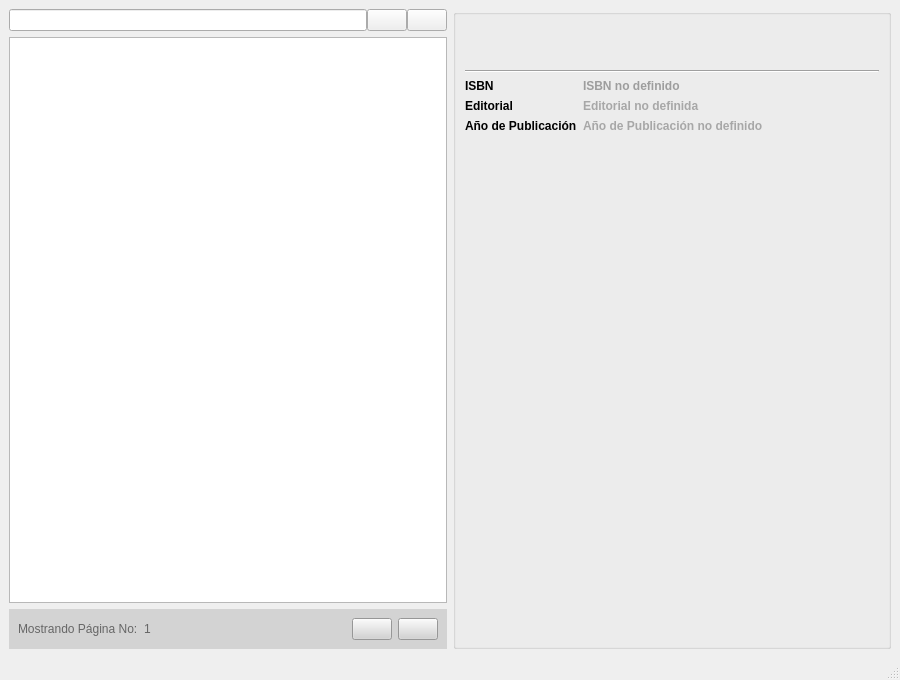
<?xml version="1.0" encoding="UTF-8"?>
<ui version="4.0">
 <class>MainWindow</class>
 <widget class="QMainWindow" name="MainWindow">
  <property name="geometry">
   <rect>
    <x>0</x>
    <y>0</y>
    <width>900</width>
    <height>680</height>
   </rect>
  </property>
  <property name="minimumSize">
   <size>
    <width>900</width>
    <height>680</height>
   </size>
  </property>
  <property name="maximumSize">
   <size>
    <width>900</width>
    <height>680</height>
   </size>
  </property>
  <property name="windowTitle">
   <string>BookSearch</string>
  </property>
  <property name="windowOpacity">
   <double>63.000000000000000</double>
  </property>
  <widget class="QWidget" name="centralwidget">
   <layout class="QVBoxLayout" name="verticalLayout_3">
    <item>
     <layout class="QHBoxLayout" name="horizontalLayout_6">
      <item>
       <layout class="QVBoxLayout" name="verticalLayout">
        <item>
         <layout class="QHBoxLayout" name="horizontalLayout">
          <property name="spacing">
           <number>0</number>
          </property>
          <item>
           <widget class="QLineEdit" name="input_buscar">
            <property name="enabled">
             <bool>true</bool>
            </property>
            <property name="sizePolicy">
             <sizepolicy hsizetype="Expanding" vsizetype="Fixed">
              <horstretch>0</horstretch>
              <verstretch>0</verstretch>
             </sizepolicy>
            </property>
            <property name="minimumSize">
             <size>
              <width>0</width>
              <height>22</height>
             </size>
            </property>
            <property name="inputMask">
             <string/>
            </property>
           </widget>
          </item>
          <item>
           <widget class="QPushButton" name="btn_buscar">
            <property name="styleSheet">
             <string notr="true"/>
            </property>
            <property name="text">
             <string/>
            </property>
            <property name="icon">
             <iconset resource="resources.qrc">
              <normaloff>:/newPrefix/Users/Lia/PycharmProjects/BookSearch/Design/ico_search.png</normaloff>:/newPrefix/Users/Lia/PycharmProjects/BookSearch/Design/ico_search.png</iconset>
            </property>
           </widget>
          </item>
          <item>
           <widget class="QPushButton" name="btn_busqueda_avanzada">
            <property name="text">
             <string/>
            </property>
            <property name="icon">
             <iconset resource="resources.qrc">
              <normaloff>:/newPrefix/Users/Lia/PycharmProjects/BookSearch/Design/ico_search_avance.png</normaloff>:/newPrefix/Users/Lia/PycharmProjects/BookSearch/Design/ico_search_avance.png</iconset>
            </property>
           </widget>
          </item>
         </layout>
        </item>
        <item>
         <widget class="QListWidget" name="list_libros">
          <property name="font">
           <font>
            <pointsize>10</pointsize>
           </font>
          </property>
          <property name="lineWidth">
           <number>1</number>
          </property>
         </widget>
        </item>
        <item>
         <widget class="QWidget" name="widget_3" native="true">
          <property name="sizePolicy">
           <sizepolicy hsizetype="Preferred" vsizetype="Preferred">
            <horstretch>0</horstretch>
            <verstretch>0</verstretch>
           </sizepolicy>
          </property>
          <property name="styleSheet">
           <string notr="true">background :rgb(211, 211, 211)</string>
          </property>
          <layout class="QVBoxLayout" name="verticalLayout_8">
           <item>
            <layout class="QHBoxLayout" name="horizontalLayout_2">
             <item>
              <widget class="QLabel" name="label">
               <property name="font">
                <font>
                 <pointsize>9</pointsize>
                </font>
               </property>
               <property name="styleSheet">
                <string notr="true">color:rgb(102, 102, 102)</string>
               </property>
               <property name="text">
                <string>Mostrando Página No:</string>
               </property>
              </widget>
             </item>
             <item>
              <widget class="QLabel" name="pagina_value">
               <property name="font">
                <font>
                 <pointsize>9</pointsize>
                </font>
               </property>
               <property name="styleSheet">
                <string notr="true">color:rgb(102, 102, 102)</string>
               </property>
               <property name="text">
                <string>1</string>
               </property>
              </widget>
             </item>
             <item>
              <spacer name="horizontalSpacer">
               <property name="orientation">
                <enum>Qt::Horizontal</enum>
               </property>
               <property name="sizeHint" stdset="0">
                <size>
                 <width>40</width>
                 <height>20</height>
                </size>
               </property>
              </spacer>
             </item>
             <item>
              <widget class="QPushButton" name="btn_anterior">
               <property name="styleSheet">
                <string notr="true"/>
               </property>
               <property name="text">
                <string/>
               </property>
               <property name="icon">
                <iconset resource="resources.qrc">
                 <normaloff>:/newPrefix/Users/Lia/PycharmProjects/BookSearch/Design/ico_prev.png</normaloff>:/newPrefix/Users/Lia/PycharmProjects/BookSearch/Design/ico_prev.png</iconset>
               </property>
              </widget>
             </item>
             <item>
              <widget class="QPushButton" name="btn_siguiente">
               <property name="enabled">
                <bool>true</bool>
               </property>
               <property name="sizePolicy">
                <sizepolicy hsizetype="Minimum" vsizetype="Fixed">
                 <horstretch>0</horstretch>
                 <verstretch>0</verstretch>
                </sizepolicy>
               </property>
               <property name="text">
                <string/>
               </property>
               <property name="icon">
                <iconset resource="resources.qrc">
                 <normaloff>:/newPrefix/Users/Lia/PycharmProjects/BookSearch/Design/ico_next_page.png</normaloff>:/newPrefix/Users/Lia/PycharmProjects/BookSearch/Design/ico_next_page.png</iconset>
               </property>
              </widget>
             </item>
            </layout>
           </item>
          </layout>
         </widget>
        </item>
       </layout>
      </item>
      <item>
       <widget class="QGroupBox" name="box_detalles">
        <property name="title">
         <string/>
        </property>
        <layout class="QVBoxLayout" name="verticalLayout_7">
         <item>
          <layout class="QVBoxLayout" name="verticalLayout_6">
           <item>
            <widget class="QLabel" name="titulo_value">
             <property name="font">
              <font>
               <pointsize>11</pointsize>
               <weight>75</weight>
               <bold>true</bold>
              </font>
             </property>
             <property name="text">
              <string/>
             </property>
            </widget>
           </item>
           <item>
            <widget class="QLabel" name="autor_value">
             <property name="font">
              <font>
               <pointsize>11</pointsize>
               <weight>50</weight>
               <bold>false</bold>
              </font>
             </property>
             <property name="styleSheet">
              <string notr="true">color: rgb(156, 156, 156)</string>
             </property>
             <property name="text">
              <string/>
             </property>
            </widget>
           </item>
           <item>
            <widget class="Line" name="line">
             <property name="font">
              <font>
               <kerning>true</kerning>
              </font>
             </property>
             <property name="orientation">
              <enum>Qt::Horizontal</enum>
             </property>
            </widget>
           </item>
           <item>
            <layout class="QHBoxLayout" name="horizontalLayout_4">
             <item>
              <layout class="QVBoxLayout" name="verticalLayout_2">
               <item>
                <widget class="QLabel" name="isbn_key">
                 <property name="font">
                  <font>
                   <pointsize>9</pointsize>
                   <weight>75</weight>
                   <bold>true</bold>
                  </font>
                 </property>
                 <property name="text">
                  <string>ISBN</string>
                 </property>
                </widget>
               </item>
               <item>
                <widget class="QLabel" name="editorial_key">
                 <property name="font">
                  <font>
                   <pointsize>9</pointsize>
                   <weight>75</weight>
                   <bold>true</bold>
                  </font>
                 </property>
                 <property name="text">
                  <string>Editorial</string>
                 </property>
                </widget>
               </item>
               <item>
                <widget class="QLabel" name="fecha_pub_key">
                 <property name="font">
                  <font>
                   <pointsize>9</pointsize>
                   <weight>75</weight>
                   <bold>true</bold>
                  </font>
                 </property>
                 <property name="text">
                  <string>Año de Publicación</string>
                 </property>
                </widget>
               </item>
              </layout>
             </item>
             <item>
              <layout class="QVBoxLayout" name="verticalLayout_4">
               <item>
                <widget class="QLabel" name="isbn_value">
                 <property name="font">
                  <font>
                   <pointsize>9</pointsize>
                   <weight>75</weight>
                   <bold>true</bold>
                  </font>
                 </property>
                 <property name="styleSheet">
                  <string notr="true">color: rgb(157, 157, 157)</string>
                 </property>
                 <property name="text">
                  <string>ISBN no definido</string>
                 </property>
                </widget>
               </item>
               <item>
                <widget class="QLabel" name="editorial_value">
                 <property name="font">
                  <font>
                   <pointsize>9</pointsize>
                   <weight>75</weight>
                   <bold>true</bold>
                  </font>
                 </property>
                 <property name="styleSheet">
                  <string notr="true">color: rgb(167, 167, 167)</string>
                 </property>
                 <property name="text">
                  <string>Editorial no definida</string>
                 </property>
                </widget>
               </item>
               <item>
                <widget class="QLabel" name="fecha_pub_value">
                 <property name="font">
                  <font>
                   <pointsize>9</pointsize>
                   <weight>75</weight>
                   <bold>true</bold>
                  </font>
                 </property>
                 <property name="styleSheet">
                  <string notr="true">color: rgb(167, 167, 167)</string>
                 </property>
                 <property name="text">
                  <string>Año de Publicación no definido</string>
                 </property>
                </widget>
               </item>
              </layout>
             </item>
             <item>
              <spacer name="horizontalSpacer_4">
               <property name="orientation">
                <enum>Qt::Horizontal</enum>
               </property>
               <property name="sizeHint" stdset="0">
                <size>
                 <width>40</width>
                 <height>20</height>
                </size>
               </property>
              </spacer>
             </item>
            </layout>
           </item>
           <item>
            <layout class="QHBoxLayout" name="horizontalLayout_5"/>
           </item>
          </layout>
         </item>
         <item>
          <widget class="QWidget" name="box_overview" native="true">
           <property name="maximumSize">
            <size>
             <width>16777215</width>
             <height>16777215</height>
            </size>
           </property>
           <layout class="QHBoxLayout" name="horizontalLayout_3">
            <item>
             <widget class="QLabel" name="label_img">
              <property name="maximumSize">
               <size>
                <width>16777215</width>
                <height>16777215</height>
               </size>
              </property>
              <property name="text">
               <string/>
              </property>
             </widget>
            </item>
           </layout>
          </widget>
         </item>
         <item>
          <spacer name="verticalSpacer">
           <property name="orientation">
            <enum>Qt::Vertical</enum>
           </property>
           <property name="sizeHint" stdset="0">
            <size>
             <width>20</width>
             <height>40</height>
            </size>
           </property>
          </spacer>
         </item>
        </layout>
       </widget>
      </item>
     </layout>
    </item>
   </layout>
  </widget>
  <widget class="QMenuBar" name="menubar">
   <property name="geometry">
    <rect>
     <x>0</x>
     <y>0</y>
     <width>900</width>
     <height>21</height>
    </rect>
   </property>
  </widget>
  <widget class="QStatusBar" name="statusbar"/>
 </widget>
 <resources>
  <include location="resources.qrc"/>
 </resources>
 <connections/>
</ui>
